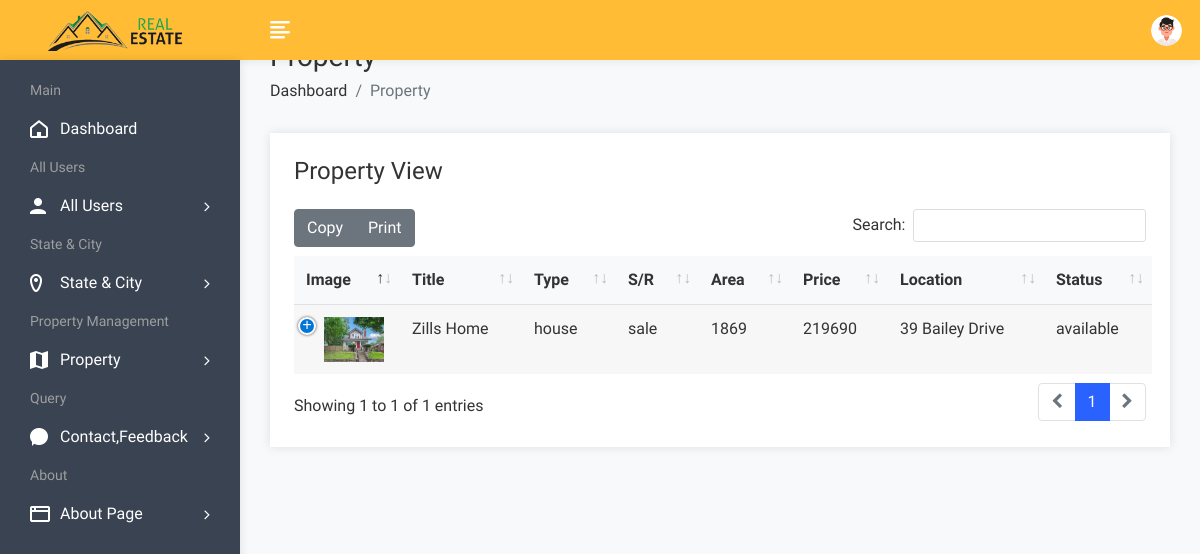
Page /admin/propertyview.php (signed in) on the committed database.
### tables this page shows
CREATE TABLE `property` (
  `pid` int(50) NOT NULL,
  `title` varchar(200) NOT NULL,
  `pcontent` longtext NOT NULL,
  `type` varchar(100) NOT NULL,
  `bhk` varchar(50) NOT NULL,
  `stype` varchar(100) NOT NULL,
  `bedroom` int(50) NOT NULL,
  `bathroom` int(50) NOT NULL,
  `balcony` int(50) NOT NULL,
  `kitchen` int(50) NOT NULL,
  `hall` int(50) NOT NULL,
  `floor` varchar(50) NOT NULL,
  `size` int(50) NOT NULL,
  `price` int(50) NOT NULL,
  `location` varchar(200) NOT NULL,
  `city` varchar(100) NOT NULL,
  `state` varchar(100) NOT NULL,
  `feature` longtext NOT NULL,
  `pimage` varchar(300) NOT NULL,
  `pimage1` varchar(300) NOT NULL,
  `pimage2` varchar(300) NOT NULL,
  `pimage3` varchar(300) NOT NULL,
  `pimage4` varchar(300) NOT NULL,
  `uid` int(50) NOT NULL,
  `status` varchar(50) NOT NULL,
  `mapimage` varchar(300) NOT NULL,
  `topmapimage` varchar(300) NOT NULL,
  `groundmapimage` varchar(300) NOT NULL,
  `totalfloor` varchar(50) NOT NULL,
  `date` datetime NOT NULL DEFAULT CURRENT_TIMESTAMP,
  `isFeatured` int(11) DEFAULT NULL
);

### admin/propertyview.php (the view, shortened to what this page needs)
<!DOCTYPE html>
<html lang="en">
<head>
        <link rel="stylesheet" href="assets/css/bootstrap.min.css">
        <link rel="stylesheet" href="assets/css/font-awesome.min.css">
        <link rel="stylesheet" href="assets/css/feathericon.min.css">
		<link rel="stylesheet" href="assets/plugins/datatables/dataTables.bootstrap4.min.css">
		<link rel="stylesheet" href="assets/plugins/datatables/responsive.bootstrap4.min.css">
		<link rel="stylesheet" href="assets/plugins/datatables/select.bootstrap4.min.css">
		<link rel="stylesheet" href="assets/plugins/datatables/buttons.bootstrap4.min.css">
        <link rel="stylesheet" href="assets/css/style.css">
    </head>
    <body>
				<?php include("header.php"); ?>
            <div class="page-wrapper">
                <div class="content container-fluid">
					<div class="page-header">
						<div class="row">
							<div class="col">
								<h3 class="page-title">Property</h3>
								<ul class="breadcrumb">
									<li class="breadcrumb-item"><a href="dashboard.php">Dashboard</a></li>
									<li class="breadcrumb-item active">Property</li>
								</ul>
							</div>
						</div>
					</div>
					<div class="row">
                            <div class="col-12">
                                <div class="card">
                                    <div class="card-body">
                                        <h4 class="header-title mt-0 mb-4">Property View</h4>
                                        <table id="datatable-buttons" class="table table-striped dt-responsive nowrap">
                                            <thead>
                                                <tr>
                                                    <th>Image</th>
                                                    <th>Title</th>
                                                    <th>Type</th>
                                                    <th>S/R</th>
													<th>Area</th>
                                                    <th>Price</th>
                                                    <th>Location</th>
													<th>Status</th>
                                                </tr>
                                            </thead>
                                            <tbody>
												<?php
													$query=mysqli_query($con,"select * from property");
													while($row=mysqli_fetch_row($query))
													{
												?>
                                                <tr>
                                                    <td><img src="property/<?php echo $row['18']; ?>" alt="property image" width="60" height="45" style="object-fit:cover;"></td>
                                                    <td><?php echo $row['1']; ?></td>
                                                    <td><?php echo $row['3']; ?></td>
                                                    <td><?php echo $row['5']; ?></td>
                                                    <td><?php echo $row['12']; ?></td>
                                                    <td><?php echo $row['13']; ?></td>
                                                    <td><?php echo $row['14']; ?></td>
                                                    <td><?php echo $row['24']; ?></td>
                                                </tr>
                                               <?php
												}
												?>
                                            </tbody>
                                        </table>
                                    </div>
                                </div>
                            </div>
                        </div>
				</div>
			</div>
    </body>
</html>

### rows in the picture
property: pimage (picture), title "Zills Home", type "house", stype "sale", size "1869", price "219690", location "39 Bailey Drive", status "available"
